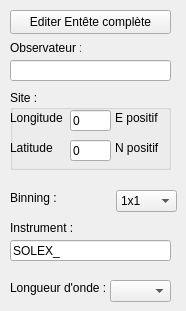
       <widget class="QWidget" name="database">
        <widget class="QLabel" name="label_5">
         <property name="geometry">
          <rect>
           <x>10</x>
           <y>40</y>
           <width>71</width>
           <height>16</height>
          </rect>
         </property>
         <property name="text">
          <string>Observateur :</string>
         </property>
        </widget>
        <widget class="QLineEdit" name="db_observer_text">
         <property name="geometry">
          <rect>
           <x>10</x>
           <y>60</y>
           <width>161</width>
           <height>21</height>
          </rect>
         </property>
        </widget>
        <widget class="QLineEdit" name="db_instru_text">
         <property name="geometry">
          <rect>
           <x>10</x>
           <y>240</y>
           <width>161</width>
           <height>21</height>
          </rect>
         </property>
         <property name="text">
          <string>SOLEX_</string>
         </property>
        </widget>
        <widget class="QLabel" name="label_12">
         <property name="geometry">
          <rect>
           <x>10</x>
           <y>220</y>
           <width>71</width>
           <height>16</height>
          </rect>
         </property>
         <property name="text">
          <string>Instrument :</string>
         </property>
        </widget>
        <widget class="QComboBox" name="db_wave_text">
         <property name="geometry">
          <rect>
           <x>110</x>
           <y>280</y>
           <width>61</width>
           <height>22</height>
          </rect>
         </property>
        </widget>
        <widget class="QLabel" name="label_13">
         <property name="geometry">
          <rect>
           <x>10</x>
           <y>280</y>
           <width>101</width>
           <height>16</height>
          </rect>
         </property>
         <property name="text">
          <string>Longueur d'onde :</string>
         </property>
        </widget>
        <widget class="QGroupBox" name="groupBox_2">
         <property name="geometry">
          <rect>
           <x>10</x>
           <y>90</y>
           <width>161</width>
           <height>80</height>
          </rect>
         </property>
         <property name="minimumSize">
          <size>
           <width>0</width>
           <height>0</height>
          </size>
         </property>
         <property name="title">
          <string>Site : </string>
         </property>
         <property name="flat">
          <bool>true</bool>
         </property>
         <widget class="QLineEdit" name="db_lat_text">
          <property name="geometry">
           <rect>
            <x>60</x>
            <y>50</y>
            <width>41</width>
            <height>21</height>
           </rect>
          </property>
          <property name="text">
           <string>0</string>
          </property>
         </widget>
         <widget class="QLabel" name="label_8">
          <property name="geometry">
           <rect>
            <x>0</x>
            <y>20</y>
            <width>61</width>
            <height>16</height>
           </rect>
          </property>
          <property name="text">
           <string>Longitude</string>
          </property>
         </widget>
         <widget class="QLineEdit" name="db_long_text">
          <property name="geometry">
           <rect>
            <x>60</x>
            <y>20</y>
            <width>41</width>
            <height>21</height>
           </rect>
          </property>
          <property name="text">
           <string>0</string>
          </property>
         </widget>
         <widget class="QLabel" name="label_10">
          <property name="geometry">
           <rect>
            <x>0</x>
            <y>50</y>
            <width>51</width>
            <height>16</height>
           </rect>
          </property>
          <property name="text">
           <string>Latitude </string>
          </property>
         </widget>
         <widget class="QLabel" name="label_9">
          <property name="geometry">
           <rect>
            <x>105</x>
            <y>20</y>
            <width>51</width>
            <height>16</height>
           </rect>
          </property>
          <property name="text">
           <string>E positif</string>
          </property>
         </widget>
         <widget class="QLabel" name="label_11">
          <property name="geometry">
           <rect>
            <x>105</x>
            <y>50</y>
            <width>61</width>
            <height>16</height>
           </rect>
          </property>
          <property name="text">
           <string>N positif</string>
          </property>
         </widget>
        </widget>
        <widget class="QLabel" name="label_16">
         <property name="geometry">
          <rect>
           <x>10</x>
           <y>190</y>
           <width>101</width>
           <height>16</height>
          </rect>
         </property>
         <property name="text">
          <string>Binning :</string>
         </property>
        </widget>
        <widget class="QComboBox" name="db_binning_combo">
         <property name="geometry">
          <rect>
           <x>116</x>
           <y>190</y>
           <width>61</width>
           <height>22</height>
          </rect>
         </property>
         <item>
          <property name="text">
           <string>1x1</string>
          </property>
         </item>
         <item>
          <property name="text">
           <string>2x2</string>
          </property>
         </item>
         <item>
          <property name="text">
           <string>3x3</string>
          </property>
         </item>
         <item>
          <property name="text">
           <string>4x4</string>
          </property>
         </item>
        </widget>
        <widget class="QPushButton" name="db_entete_btn">
         <property name="geometry">
          <rect>
           <x>10</x>
           <y>10</y>
           <width>161</width>
           <height>24</height>
          </rect>
         </property>
         <property name="text">
          <string>Editer Entête complète</string>
         </property>
        </widget>
       </widget>
